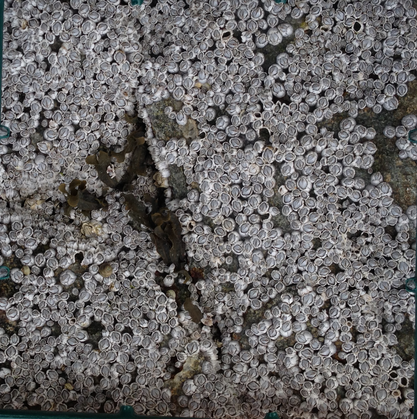
#> input picture images/img1cropped.png, 417 x 419 px, shrunk from 1402 x 1409 before the run, found by its file name
$ python helpers.py
#> lines starting #> are read from the running program, lines starting #| are printed output that depends on the picture; after the words box and inside, x2 and y2 are one past the last pixel; in counts of white or black regions, pixels touching at a corner belong together
import numpy as np
import cv2 as cv
import sys
import os


if __name__ == "__main__":
    img = cv.imread("./images/img1cropped.png")
#> img is the input picture: shape (419, 417, 3); mean B, G, R 102.6, 102.6, 105.1
    img_gray = cv.cvtColor(img, cv.COLOR_BGR2GRAY)
    ret, thresh = cv.threshold(img_gray, 122, 255, cv.THRESH_BINARY)
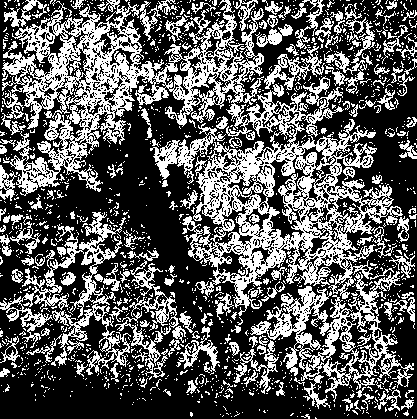
#> thresh: shape (419, 417); 36.5% white in thin lines or dots
    cv.imshow('greyed image', thresh)
    cv.waitKey(0)
    cv.imwrite('img_greyed.jpg', thresh)
    cv.destroyAllWindows()

    contours, hierarchy = cv.findContours(image=thresh, mode=cv.RETR_EXTERNAL, method=cv.CHAIN_APPROX_SIMPLE)
#> contours = 1519 contours, 1414 with area under 20; largest, box (x1, y1, x2, y2) and area: (2, 0, 403, 316) 43196, (250, 271, 414, 409) 7628, (0, 212, 126, 348) 2515, (115, 260, 179, 378) 1185, (150, 123, 226, 184) 1146
    thresh_color = cv.cvtColor(thresh, cv.COLOR_GRAY2BGR)
#> thresh_color: shape (419, 417, 3); 36.5% white in thin lines or dots
    cv.drawContours(thresh_color, contours, -1, (0, 255, 0), 1)
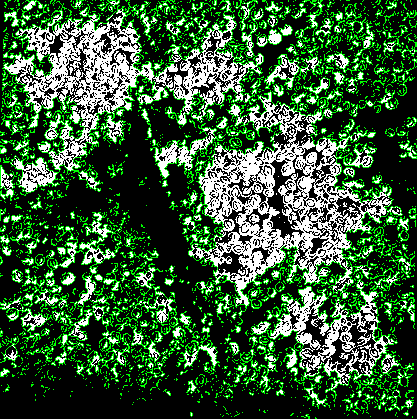
#> thresh_color: shape (419, 417, 3); mean B, G, R 53, 93, 53
    cv.imshow('img_contoured', thresh_color)
    cv.waitKey(0)
    cv.imwrite('img_countoured.jpg', thresh_color)
    cv.destroyAllWindows()
    print("barnacles detected:", len(contours))
#| barnacles detected: 1519

    adaptiveThresh = cv.adaptiveThreshold(img_gray, 255, cv.ADAPTIVE_THRESH_MEAN_C, cv.THRESH_BINARY_INV, 33, 3)
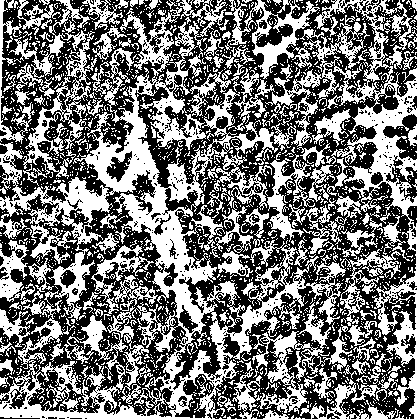
#> adaptiveThresh: shape (419, 417); 46% white; 1878 white regions (1727 under 20 px)
    cv.imshow('adaptive threshold', adaptiveThresh)
    cv.waitKey(0)
    cv.imwrite('adaptive_threshold.jpg', adaptiveThresh)
    cv.destroyAllWindows()

    contours, hierarchy = cv.findContours(image=adaptiveThresh, mode=cv.RETR_EXTERNAL, method=cv.CHAIN_APPROX_SIMPLE)
#> contours = 1748 contours, 1655 with area under 20; largest, box (x1, y1, x2, y2) and area: (0, 0, 346, 419) 31788, (265, 0, 417, 419) 11663, (0, 142, 113, 321) 4658, (9, 0, 95, 179) 3121, (232, 302, 352, 419) 2726
    aThresh_color = cv.cvtColor(adaptiveThresh, cv.COLOR_GRAY2BGR)
#> aThresh_color: shape (419, 417, 3); 46% white; 1878 white regions (1727 under 20 px), largest, box (x1, y1, x2, y2) and area: (0, 0, 346, 419) 28843, (265, 0, 417, 419) 11225, (0, 142, 113, 321) 4821
    cv.drawContours(aThresh_color, contours, -1, (0, 255, 0), 1)
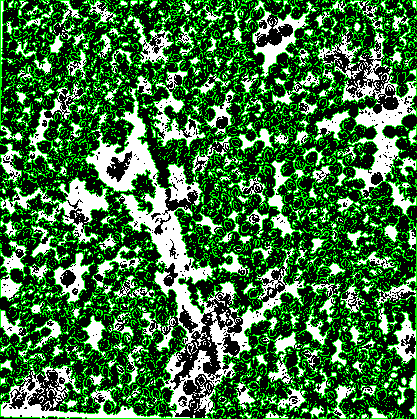
#> aThresh_color: shape (419, 417, 3); mean B, G, R 61.2, 117.2, 61.2
    cv.imshow('img_AT_contoured', aThresh_color)
    cv.waitKey(0)
    cv.imwrite('img_AT_countoured.jpg', aThresh_color)
    cv.destroyAllWindows()
    print("barnacles detected:", len(contours))
#| barnacles detected: 1748


    mask = cv.imread("./images/mask1.png")
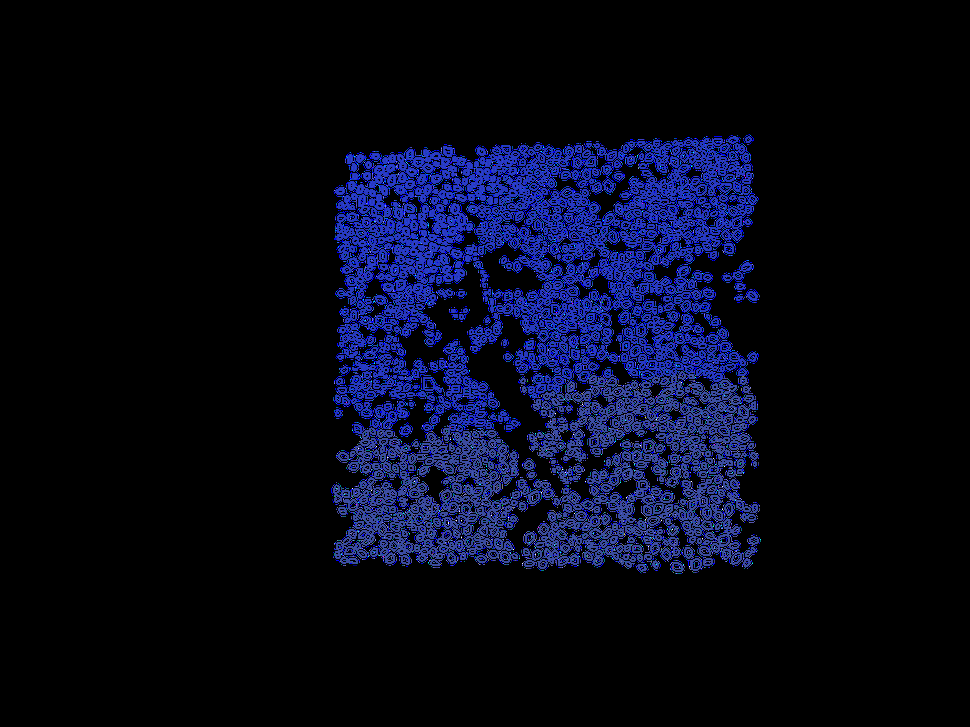
#> input picture images/mask1.png, 970 x 727 px, shrunk from 3264 x 2448 before the run, found by its file name
#> mask is the input picture: shape (727, 970, 3); mean B, G, R 25.3, 8.3, 5.8
    mask_gray = cv.cvtColor(mask, cv.COLOR_BGR2GRAY)
    ret, threshMask = cv.threshold(mask_gray, 150, 255, cv.THRESH_BINARY)
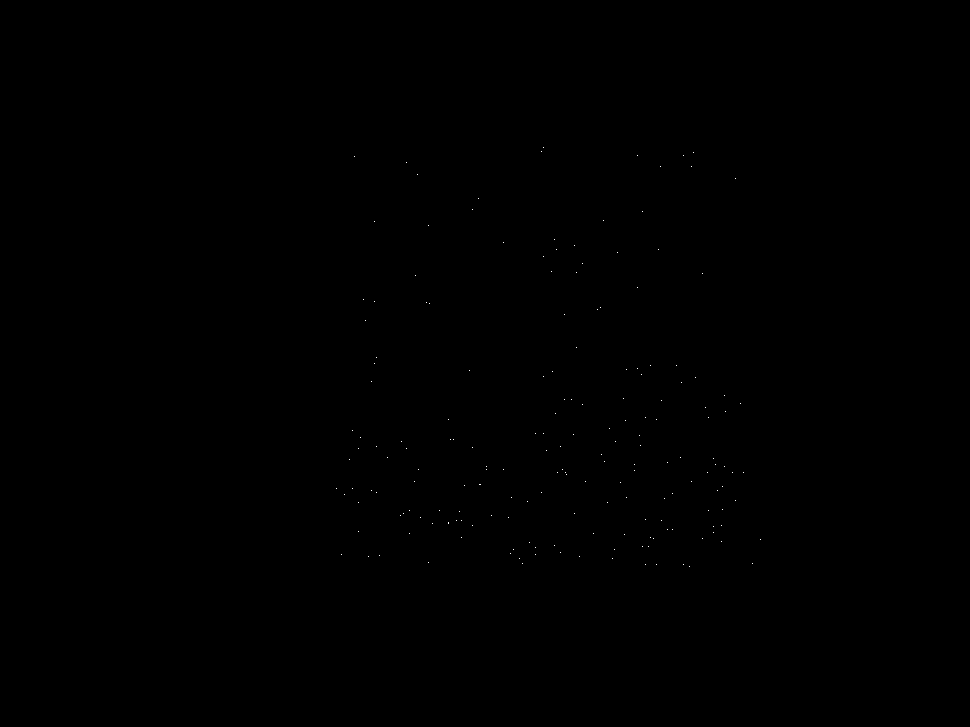
#> threshMask: shape (727, 970); 0.03% white in thin lines or dots, all inside (x1, y1, x2, y2) = (336, 147, 761, 567)
    cv.imshow('mask_greyed', threshMask)
    cv.waitKey(0)
    cv.imwrite('mask_greyed.jpg', threshMask)
    cv.destroyAllWindows()

    contours, hierarchy = cv.findContours(image=threshMask, mode=cv.RETR_TREE, method=cv.CHAIN_APPROX_NONE)
#> contours = 185 contours, all with area under 20
    maskCopy = mask.copy()
    cv.drawContours(maskCopy, contours, -1, (0, 255, 0), 3)
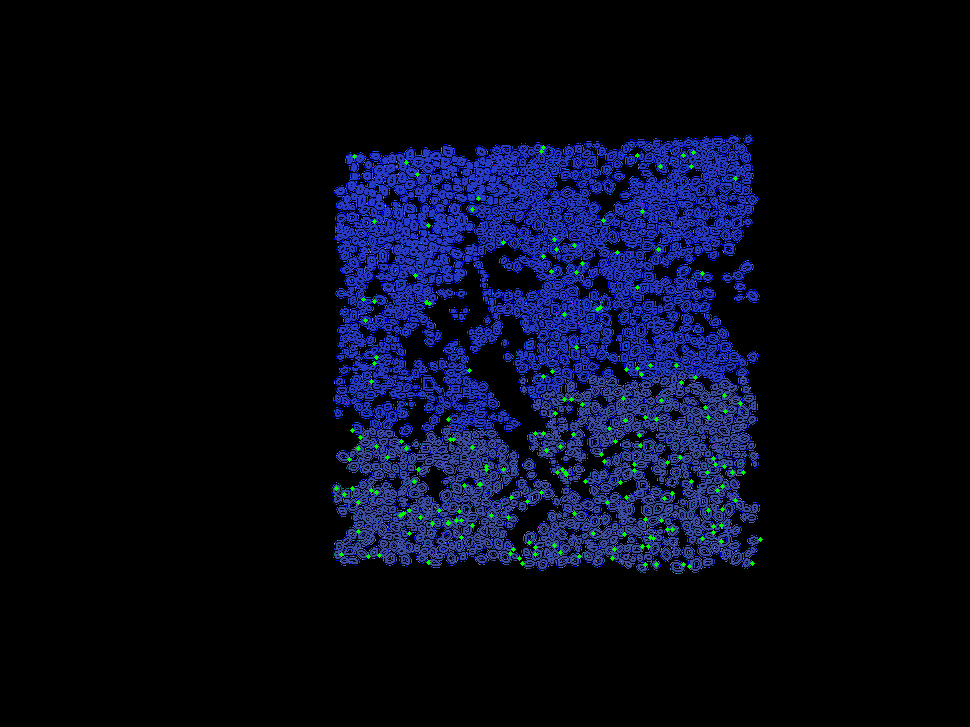
#> maskCopy: shape (727, 970, 3); 0.34% of pixels changed, all inside (x1, y1, x2, y2) = (334, 145, 763, 569)
    cv.imshow('mask_contoured', maskCopy)
    cv.waitKey(0)
    cv.imwrite('mask_contoured.jpg', maskCopy)
    cv.destroyAllWindows()
    print("barnacles detected:", len(contours)-1)
#| barnacles detected: 184
